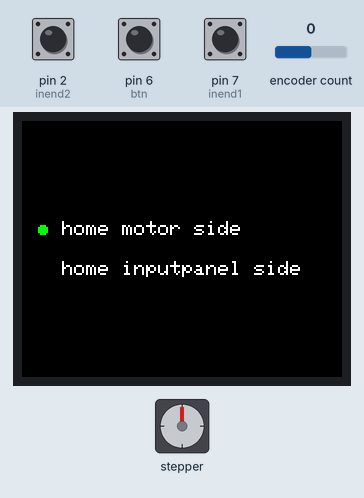
Bench run of a sketch on a simulated Arduino Uno, built with avr-gcc and run on an emulated ATmega328P. On the bench: 160×128 colour display, stepper motor. Inputs (shaded band) come from the test bench; at power-on: pin 6 (btn) HIGH, pin 7 (inend1) HIGH, encoder count 0, pin 2 (inend2) HIGH. Stepper angles assume 3200 steps per turn.

Above: at 3.3 s.
3.4 s: pin 6 (btn) pulled LOW for 0.15 s
At 3.87 s:
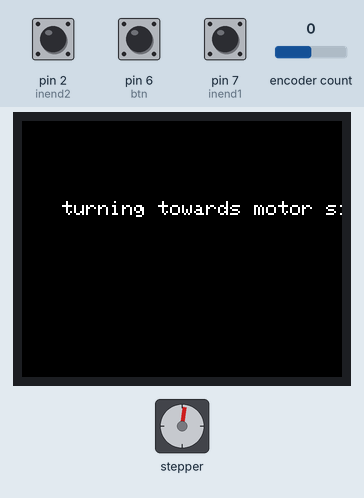
4.1 s: pin 7 (inend1) pulled LOW for 0.15 s
At 4.7 s:
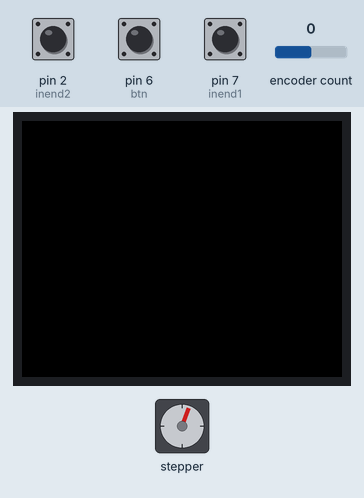
5.7 s: encoder count set to 1
At 6.3 s:
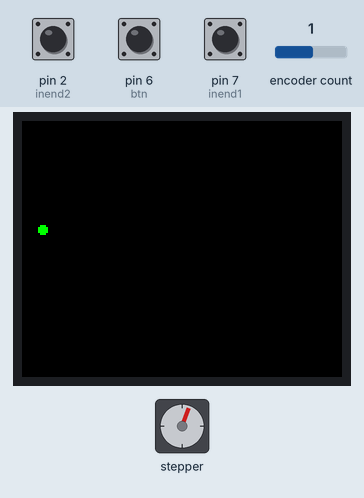
7.2 s: pin 6 (btn) pulled LOW for 1 s
At 8.0 s:
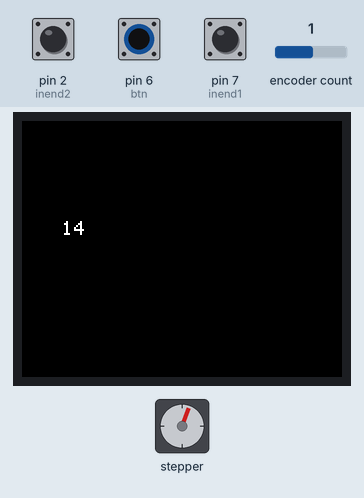
9.7 s: encoder count set to 0
At 10.6 s:
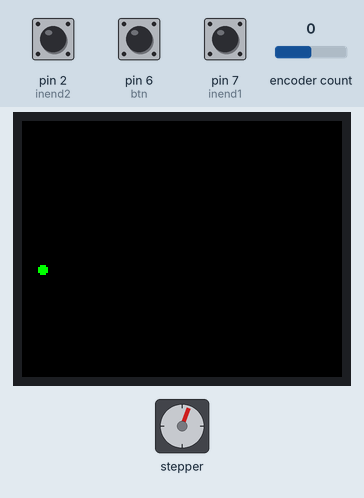
11.2 s: pin 6 (btn) pulled LOW for 3.2 s
At 12.5 s:
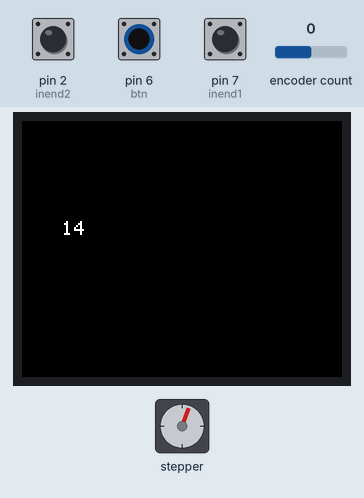
Timing chart, 0 to 14.2 s (numbered marks = the images above; inputs shaded):
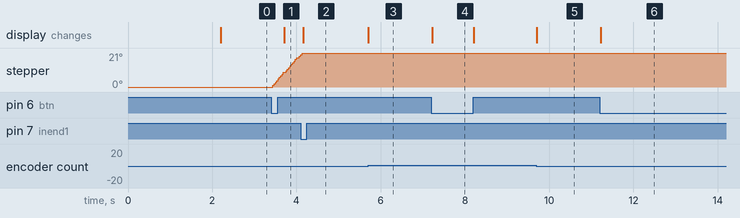

The sketch:

display_encoder_button_end_stepper_speedset.ino
```cpp
#include <Encoder.h>

const int CLK = 4;
const int DT = 5;
const int btn = 6;
int inend1 = 7;
int inend2 = 2;

long altePosition = -999; // Definition der "alten" Position (Diese fiktive alte Position wird benötigt, damit die aktuelle Position später im seriellen Monitor nur dann angezeigt wird, wenn wir den Rotary Head bewegen)

Encoder meinEncoder(DT, CLK);

#define TFT_PIN_CS   10 // Arduino-Pin an Display CS
#define TFT_PIN_DC   9  // Arduino-Pin an
#define TFT_PIN_RST  8  // Arduino Reset-Pin

#include <SPI.h>
#include <Adafruit_GFX.h>    // Adafruit Grafik-Bibliothek
#include <Adafruit_ST7735.h> // Adafruit ST7735-Bibliothek
Adafruit_ST7735 tft = Adafruit_ST7735(TFT_PIN_CS, TFT_PIN_DC, TFT_PIN_RST);  // Display-Bibliothek Setup


#include "A4988.h"

#define DIR A3
#define STEP 3
#define MS1 A0
#define MS2 A1
#define MS3 A2
#define MOTOR_STEPS 200
int speeds = 20;
A4988 stepper(MOTOR_STEPS, DIR, STEP, MS1, MS2, MS3);

int turn = 0;

int enter = 1;
int end1 = !digitalRead(inend1);
int end2 = !digitalRead(inend2);
int hpos;                           //desired homing pos


void setup() {
  pinMode(inend1, INPUT_PULLUP);
  pinMode(inend2, INPUT_PULLUP);

  tft.initR(INITR_BLACKTAB);
  tft.setTextSize(1);
  tft.setTextWrap(false);
  tft.setTextColor(ST7735_WHITE);
  tft.fillScreen(ST7735_BLACK);
  tft.setRotation(1);

  tft.setCursor(20, 54);
  tft.print("Sliiiiider v1.0");
  tft.setCursor(20, 74);
  tft.print("2017-2019 ;)");

  delay(2000);

  tft.fillScreen(ST7735_BLACK);
  tft.setCursor(20, 50);
  tft.print("home motor side");
  tft.setCursor(20, 70);
  tft.print("home inputpanel side");

  pinMode(btn, INPUT_PULLUP);

  stepper.begin(20);
  stepper.setMicrostep(16);
}

void loop() {

  while (enter == 1) {

    long neuePosition = meinEncoder.read();               //read ecoder pos

    if (neuePosition > altePosition) {                    //Home Motor
      tft.fillCircle(10, 74, 2, ST7735_BLACK);
      altePosition = neuePosition;
      tft.fillCircle(10, 54, 2, ST7735_GREEN);
      hpos = 1;                                            //home end pos
    }


    if (neuePosition < altePosition) {                    //Home Eingabe
      tft.fillCircle(10, 54, 2, ST7735_BLACK);
      altePosition = neuePosition;
      tft.fillCircle(10, 74, 2, ST7735_GREEN);
      hpos = 0;                                            //home end pos
    }


    if (!digitalRead(btn) == HIGH) {

      if (hpos == 1) {

        while (turn == 0) {

          end1 = !digitalRead(inend1);

          stepper.rotate(1);
          tft.fillScreen(ST7735_BLACK);
          tft.setCursor(20, 40);
          tft.print("turning towards motor side...");

          if (end1 == HIGH) {
            turn = 1;
          }
        }
      }

      if (hpos == 0) {

        while (turn == 0) {

          end2 = !digitalRead(inend2);

          stepper.rotate(-1);
          tft.fillScreen(ST7735_BLACK);
          tft.setCursor(20, 40);
          tft.print("turning towards inputpanel side...");

          if (end2 == HIGH) {
            turn = 1;
          }
        }
      }

      enter = 0;
      break;
    }

  }
  enter = 1;
  tft.fillScreen(ST7735_BLACK);

  long neuePosition = meinEncoder.read();               //read ecoder pos

  if (neuePosition > altePosition) {
    speeds = speeds + 1;
    tft.fillRect(20, 50, 10, 30, ST7735_BLACK);
    tft.setCursor(20, 50);
    tft.print(speeds, "rpm");

  }

  if (neuePosition < altePosition) {
    speeds = speeds - 1;
    tft.fillRect(20, 50, 10, 30, ST7735_BLACK);
    tft.setCursor(20, 50);
    tft.print(speeds, "rpm");

  }
  if (!digitalRead(btn) == HIGH) {
    stepper.setRPM(speeds);
    tft.fillRect(20, 50, 10, 30, ST7735_BLACK);
    tft.setCursor(20, 50);
    tft.print(speeds, "rpm set");
  }

}
```

Measured:
- after the input at 3.4 s, stepper: turns 19° clockwise in 0.63 s, starting at once; the display: changes after 0.32 s (image 1)
- after the input at 4.1 s, stepper: goes on until 4.1 s, then stays 21°; the display: changes after 0.06 s (image 2)
- after the input at 5.7 s, the display: changes at once (image 3)
- after the input at 7.2 s, the display: changes at once (image 4)
- after the input at 9.7 s, the display: changes at once (image 5)
- after the input at 11.2 s, the display: changes at once (image 6)
